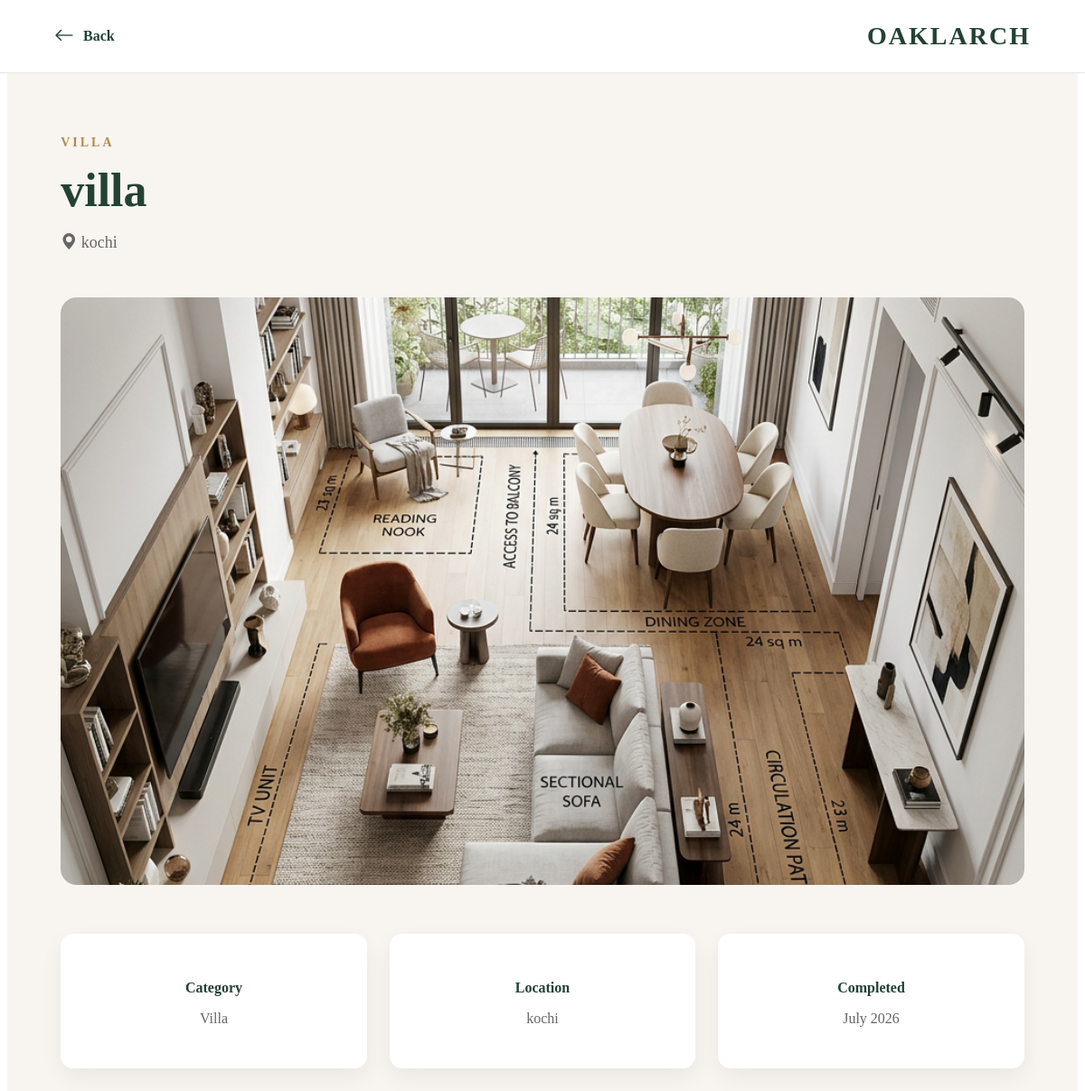
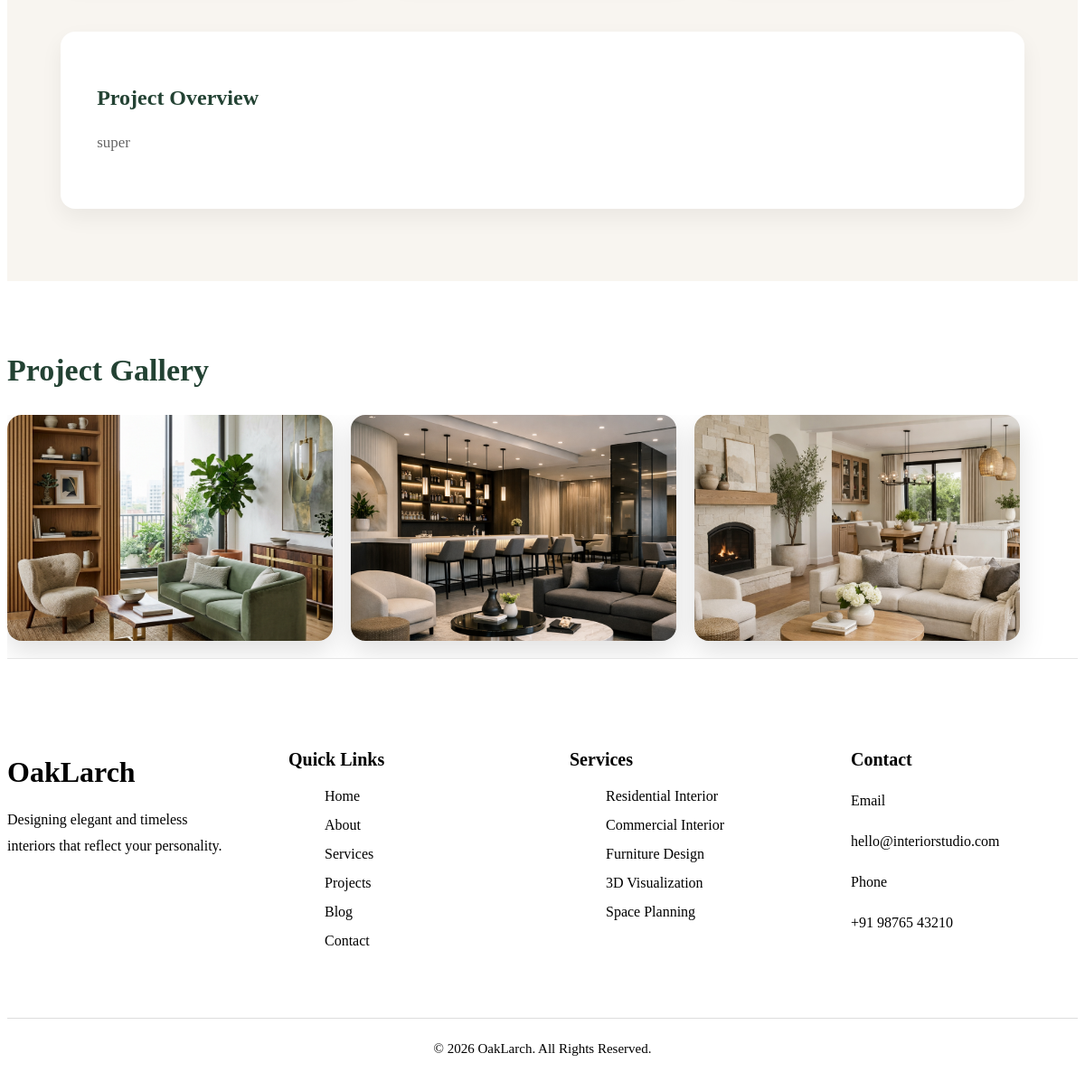
The page /projects/4/ on the database its author committed (2 pictures, top to bottom).
### projects/models.py (models this page shows, shortened)
class Project(models.Model):
    CATEGORY = [
        ("Residential","Residential"),
        ("Commercial","Commercial"),
        ("Villa","Villa"),
    ]
    title = models.CharField(max_length=200)
    category = models.CharField(max_length=50, choices=CATEGORY)
    location = models.CharField(max_length=100)
    description = models.TextField()
    cover_image = models.ImageField(upload_to="projects/")
    created_at = models.DateTimeField(auto_now_add=True)

class ProjectImage(models.Model):
    project = models.ForeignKey(
        Project,
        on_delete=models.CASCADE,
        related_name="images"
    )
    image = models.ImageField(upload_to="project_gallery/")

### projects/views.py (the view)
# urls.py: path("<int:id>/", views.project_detail, name="project_detail"),
def project_detail(request, id):
    project = get_object_or_404(Project, id=id)
    return render(request, "project_detail.html", {
        "project": project
    })

### projects/templates/project_detail.html (shortened to what this page needs)
{% load static %}
<!DOCTYPE html>
<html lang="en">
<head>
    <link rel="stylesheet" href="{% static 'css/project_detail.css' %}">
    <link rel="stylesheet" href="{% static 'css/footer.css' %}">
    <link rel="stylesheet"
        href="https://cdn.jsdelivr.net/npm/bootstrap-icons@1.13.1/font/bootstrap-icons.min.css">
</head>
<body>
    <nav class="detail-navbar">
        <div class="container">
            <a href="{% url 'home' %}#projects" class="back-link">
                <i class="bi bi-arrow-left"></i>
                <span>Back</span>
            </a>
            <a href="{% url 'home' %}" class="logo">
                OAKLARCH
            </a>
        </div>
    </nav>
    <section class="project-detail">
        <div class="container">
            <div class="project-header">
                <span class="category">{{ project.category }}</span>
                <h1>{{ project.title }}</h1>
                <p class="location">
                    <i class="bi bi-geo-alt-fill"></i>
                    {{ project.location }}
                </p>
            </div>
            <div class="project-image">
                <img src="{{ project.cover_image.url }}" alt="{{ project.title }}">
            </div>
            <div class="project-info">
                <div class="info-box">
                    <h4>Category</h4>
                    <p>{{ project.category }}</p>
                </div>
                <div class="info-box">
                    <h4>Location</h4>
                    <p>{{ project.location }}</p>
                </div>
                <div class="info-box">
                    <h4>Completed</h4>
                    <p>{{ project.created_at|date:"F Y" }}</p>
                </div>
            </div>
            <div class="project-description">
                <h2>Project Overview</h2>
                <p>{{ project.description }}</p>
            </div>
        </div>
    </section>
    <section class="gallery">
    <h2>Project Gallery</h2>
    <div class="gallery-slider">
        {% for img in project.images.all %}
        <div class="gallery-item">
            <img src="{{ img.image.url }}" alt="Gallery Image">
        </div>
        {% empty %}
        <p>No gallery images available.</p>
        {% endfor %}
    </div>
</section>
    {% include "footer.html" %}
</body>
</html>

### templates/footer.html
<footer class="footer">
    <div class="container footer-grid">
        <div>
            <h2>OakLarch</h2>
            <p>
                Designing elegant and timeless interiors that
                reflect your personality.
            </p>
        </div>
        <div>
            <h3>Quick Links</h3>
            <ul>
                <li><a href="#home">Home</a></li>
                <li><a href="#about">About</a></li>
                <li><a href="#services">Services</a></li>
                <li><a href="#projects">Projects</a></li>
                <li><a href="#blog">Blog</a></li>
                <li><a href="#contact">Contact</a></li>
            </ul>
        </div>
        <div>
            <h3>Services</h3>
            <ul>
                <li>Residential Interior</li>
                <li>Commercial Interior</li>
                <li>Furniture Design</li>
                <li>3D Visualization</li>
                <li>Space Planning</li>
            </ul>
        </div>
        <div>
            <h3>Contact</h3>
            <p>Email</p>
            <p>hello@interiorstudio.com</p>
            <p>Phone</p>
            <p>+91 98765 43210</p>
        </div>
    </div>
    <div class="copyright">
        © 2026 OakLarch. All Rights Reserved.
    </div>
</footer>

### static/css/project_detail.css (style rules this page uses)
.project-detail { padding:140px 0 80px; background:#F8F5F0; }
.project-detail .container { width:90%; max-width:1200px; margin:auto; }
.detail-navbar { position:fixed; top:0; left:0; width:100%; height:80px; background:#ffffff; border-bottom:1px solid #e6e6e6; z-index:999; }
.detail-navbar .container { width:90%; max-width:1400px; height:100%; margin:auto; display:flex; justify-content:space-between; align-items:center; }
.back-link { display:flex; align-items:center; gap:10px; text-decoration:none; color:#234233; font-weight:600; transition:.3s; }
.back-link i { font-size:22px; }
.logo { text-decoration:none; color:#234233; font-size:28px; font-family:"Playfair Display", serif; font-weight:700; letter-spacing:2px; }
.project-detail { padding-top:140px; }
.category { color:#B88A44; font-size:14px; letter-spacing:3px; text-transform:uppercase; font-weight:600; }
.project-header h1 { font-size:52px; color:#234233; margin:15px 0; }
.location { color:#666; font-size:18px; }
.project-image { margin:50px 0; }
.project-image img { width:100%; height:650px; object-fit:cover; border-radius:18px; }
.gallery { margin-top:80px; }
.gallery h2 { font-size:34px; color:#234233; margin-bottom:30px; }
.gallery-slider { display:flex; gap:20px; overflow-x:auto; scroll-behavior:smooth; padding-bottom:15px; }
.gallery-item { flex-shrink:0; }
.gallery-item img { width:360px; height:250px; object-fit:cover; border-radius:16px; cursor:pointer; transition:.4s; box-shadow:0 12px 30px rgba(0,0,0,.12); }
.project-info { display:grid; grid-template-columns:repeat(3,1fr); gap:25px; margin-bottom:60px; }
.info-box { background:#fff; padding:30px; border-radius:14px; text-align:center; box-shadow:0 10px 25px rgba(0,0,0,.06); }
.info-box h4 { color:#234233; margin-bottom:12px; }
.info-box p { color:#666; }
.project-description { background:#fff; padding:40px; border-radius:16px; box-shadow:0 10px 25px rgba(0,0,0,.06); }
.project-description h2 { color:#234233; margin-bottom:20px; }
.project-description p { color:#666; line-height:1.9; font-size:17px; }

### static/css/footer.css (style rules this page uses)
.footer { background:white; color:var(--black); padding:80px 0 30px; border-top:1px solid #e5e5e5; }
.footer-grid { display:grid; grid-template-columns:repeat(4,1fr); gap:60px; }
.footer h2 { font-size:32px; margin-bottom:20px; color:var(--primary); }
.footer h3 { font-size:20px; margin-bottom:20px; color:var(--black); }
.footer p { color:var(--gray); line-height:1.8; font-size:16px; }
.footer ul { list-style:none; display:flex; flex-direction:column; gap:14px; }
.footer a { color:var(--gray); text-decoration:none; transition:.3s; }
.copyright { margin-top:60px; padding-top:25px; border-top:1px solid #ddd; text-align:center; color:var(--gray); font-size:15px; }

### rows shown on the page
Project: category "VILLA", title "villa", location "kochi", cover_image (picture), category "Villa", created_at "July 2026", description "super"
ProjectImage: image (picture)
ProjectImage: image (picture)
ProjectImage: image (picture)
